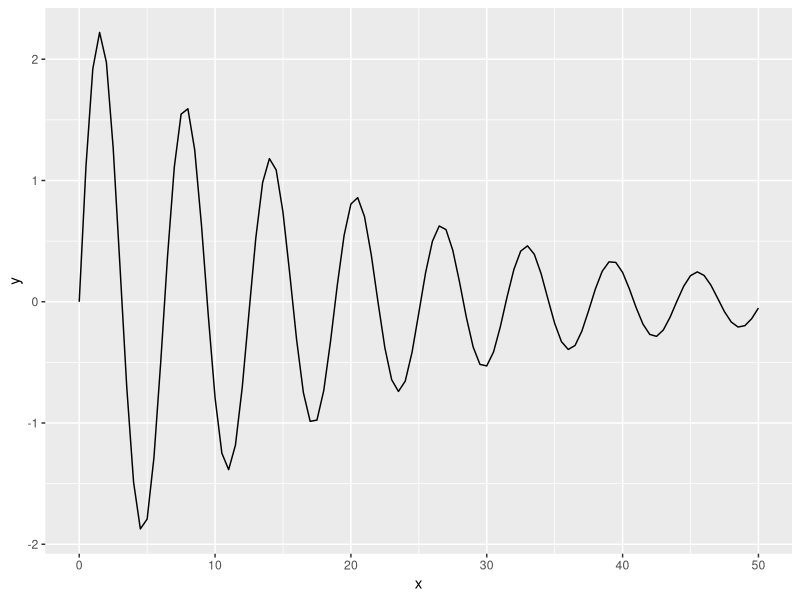

Generate this figure with R:
## ---- chunk 1
knitr::opts_chunk$set(echo = TRUE)
library(tidyverse)
## ---- chunk 2

my_function <- function(x) {
  2.4 * exp(-0.05 * x) * sin(x)
}

ggplot(data = data.frame(x = c(0, 50)), aes(x = x)) +
  stat_function(fun = my_function)
